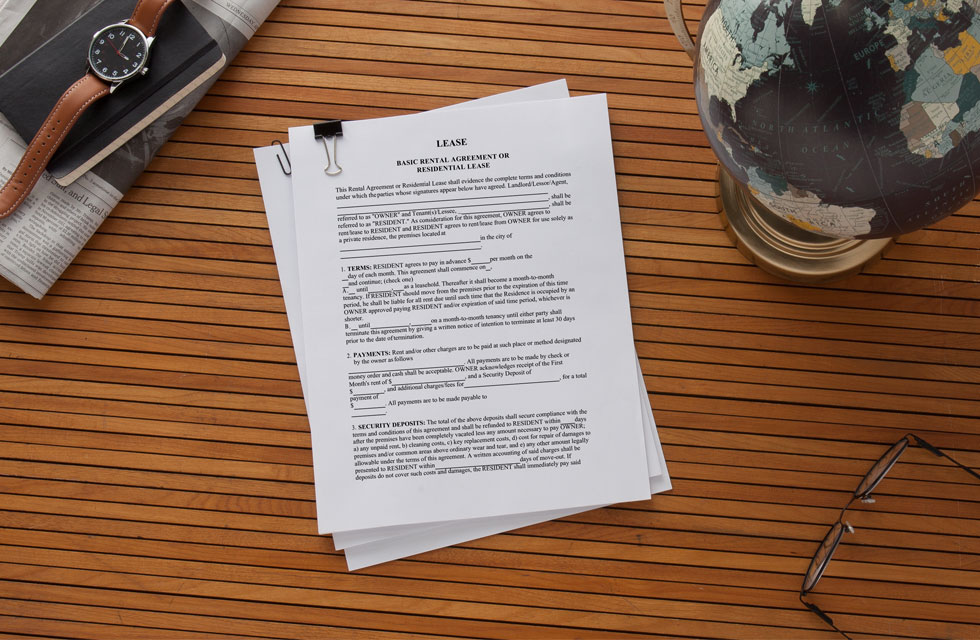
#> input picture tests/test_images/doc_0.jpg, 980 x 640 px
$ python -i quad_detection.py   (imports and definitions only)
#> lines starting #> are read from the running program, lines starting #| are printed output that depends on the picture; after the words box and inside, x2 and y2 are one past the last pixel; in counts of white or black regions, pixels touching at a corner belong together
"""
quad_detection.py: detect quads
"""

import cv2 as cv
import numpy as np
from numpy import ndarray
from typing import List, Tuple
import sys


def resize(image, width, inter=cv.INTER_AREA) -> Tuple[ndarray, float]:
    """
    :param image: image
    :param width: output width
    :param inter: interpolation method, INTER_AREA by default
    :return: (resized image, input/output ratio)
    """
    h, w = image.shape[:2]
    ratio = width / w
    ratio = min(ratio, 1)
    dim = (int(w * ratio), int(h * ratio))
    return cv.resize(image, dim, interpolation=inter), 1 / ratio


def get_quads_approx_poly(gray, resize_width=250, area_thresh=999,
                          rect_thresh=.5) -> List[Tuple[ndarray, ndarray]]:
    """
    not so robust, approxPolyDP implementation - see get_quads_hough_lines
    :param resize_width: smaller width for intermediate calculations
    :param area_thresh: area threshold for chosen quads
    :param gray: grayscale image
    :param rect_thresh: threshold for bounding-rect-like-area score
    e.i. quads with area/bounding rect area ratio greater than the threshold
    will be considered "good" for further processing
    :return: quads
    """
    resized, ratio = resize(gray, width=resize_width)
    blur = cv.GaussianBlur(resized, (5, 5), 0)
    ret, thresh = cv.threshold(blur, 0, 255,
                               cv.THRESH_OTSU + cv.THRESH_BINARY)
    contours, hierarchy = cv.findContours(thresh, cv.RETR_EXTERNAL,
                                          cv.CHAIN_APPROX_SIMPLE)
    quads = []
    small_quads = 0
    for contour in contours:
        perimeter = cv.arcLength(contour, closed=True)
        poly = cv.approxPolyDP(contour, epsilon=.1 * perimeter, closed=True)
        if len(poly) != 4:
            continue
        poly = poly.astype(np.float32)
        poly *= ratio
        poly = poly.astype(np.intp)
        area = cv.contourArea(poly)
        rect = cv.minAreaRect(poly)  # (x, y), (w, h), rot
        rect_area = rect[1][0] * rect[1][1]
        if area < area_thresh or area / rect_area < rect_thresh:
            small_quads += 1
            continue
        box = cv.boxPoints(rect)
        quads.append((poly, box))
    print(f"{small_quads=}", file=sys.stderr)
    return quads


def get_quads_hough_lines():
    """
    More robust than approxPolyDP
    :return:
    """
    pass

>>> import cv2
>>> picture = cv2.imread('../../tests/test_images/doc_0.jpg', cv2.IMREAD_GRAYSCALE)
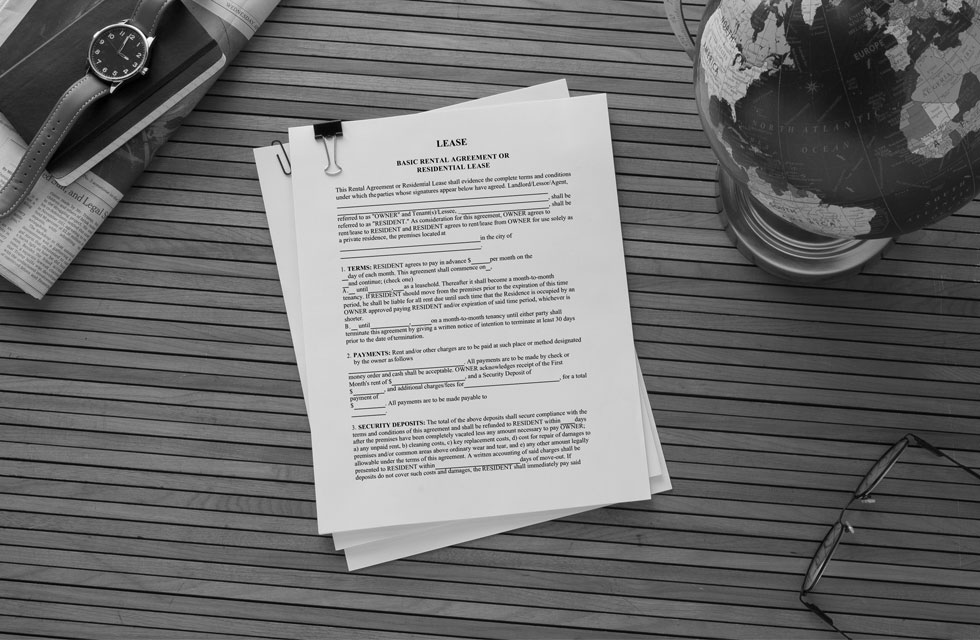
#> picture: shape (640, 980); min 0, max 255, mean 111.4
>>> result = get_quads_approx_poly(picture)
#> in get_quads_approx_poly, `resized, ratio = resize(gray, width=resize_width)`:
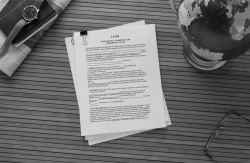
#> resized: shape (163, 250); min 1, max 225, mean 111.4
#> in get_quads_approx_poly, `resized, ratio = resize(gray, width=resize_width)`: ratio = 3.92
#> in get_quads_approx_poly, `blur = cv.GaussianBlur(resized, (5, 5), 0)`:
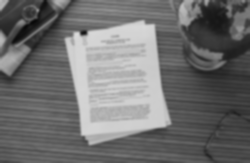
#> blur: shape (163, 250); min 9, max 218, mean 111.4
#> in get_quads_approx_poly, `ret, thresh = cv.threshold(blur, 0, 255, cv.THRESH_OTSU + cv.THRESH_BI..`:
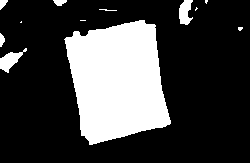
#> thresh: shape (163, 250); 25.5% white; 12 white regions (5 under 20 px)
#> in get_quads_approx_poly, `ret, thresh = cv.threshold(blur, 0, 255, cv.THRESH_OTSU + cv.THRESH_BI..`: ret = 137
#> in get_quads_approx_poly, `contours, hierarchy = cv.findContours(thresh, cv.RETR_EXTERNAL, cv.CHA..`: contours = 12 contours, 6 with area under 20; largest, box (x1, y1, x2, y2) and area: (64, 20, 171, 145) 9444, (0, 48, 27, 73) 249, (179, 0, 193, 25) 212, (53, 0, 67, 6) 44, (0, 0, 8, 10) 36, (0, 33, 5, 47) 34
#> the loop in get_quads_approx_poly, `for contour in contours:` made 12 passes
#> (perimeter, poly) on passes 1, 2, 3, 4, 6, 7, 8, 9, 11, 12: (84.43, [[26, 48], [0, 68]]), (29.9, [[0, 33], [1, 46], [4, 38]]), (12.24, [[238, 27], [239, 30], [242, 28]]), (3.41, [[21, 21], [20, 22], [21, 22]]), (10, [[80, 20], [85, 20]]), (34.83, [[99, 9], [116, 10]]), (7.66, [[196, 7], [195, 10], [197, 8]]), (8.83, [[207, 0], [205, 0], [206, 3]]), (31.9, [[53, 0], [57, 5], [66, 1]]), (27.9, [[7, 0], [0, 0], [0, 9]])
#> (perimeter, poly, area, rect, rect_area, box) on passes 5, 10: (422.2, [[603, 94], [250, 152], [348, 564], [666, 482]], 139835, ((472.6, 316.7), (356.8, 423.5), -13.38), 151120, [[348, 564], [250, 152], [597.2, 69.42], [695.2, 481.4]]), (74.87, [[752, 0], [705, 19], [705, 90], [752, 70]], 3313.5, ((728.5, 45), (90, 47), -90), 4230, [[752, 90], [705, 90], [705, 0], [752, 0]])
#> after the loop in get_quads_approx_poly, `for contour in contours:`: quads = [([[603, 94], [250, 152], [348, 564], [666, 482]], [[348, 564], [250, 152], [597.2, 69.42], [695.2, 481.4]]), ([[752, 0], [705, 19], [705, 90], [752, 70]], [[752, 90], [705, 90], [705, 0], [752, 0]])]; small_quads = 0
#> result has the same summary as quads in get_quads_approx_poly
